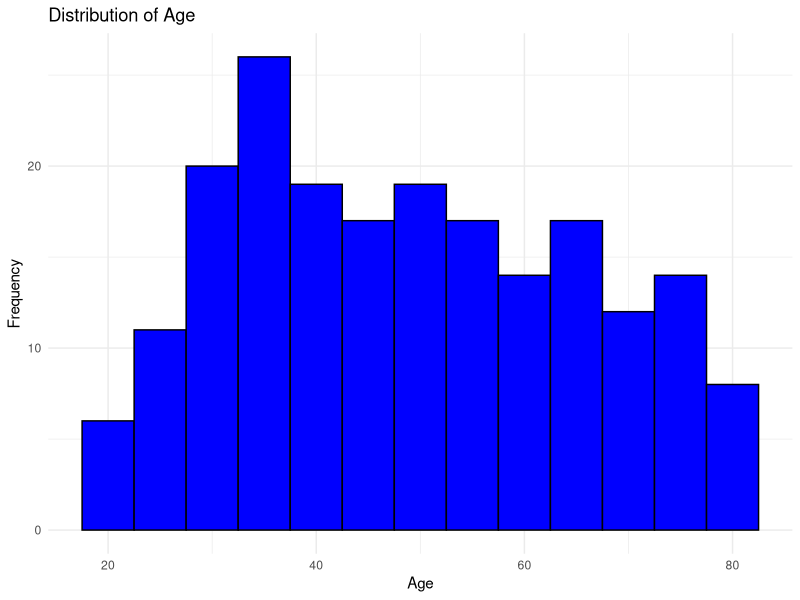
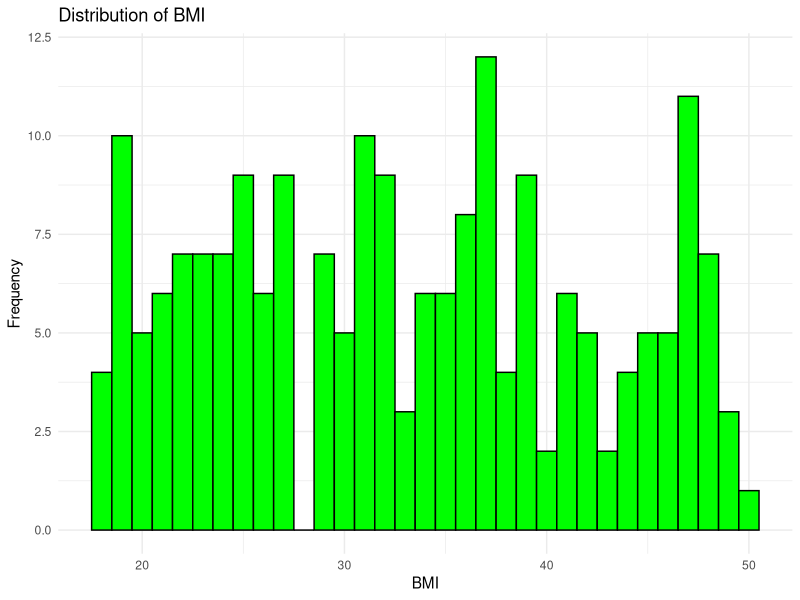
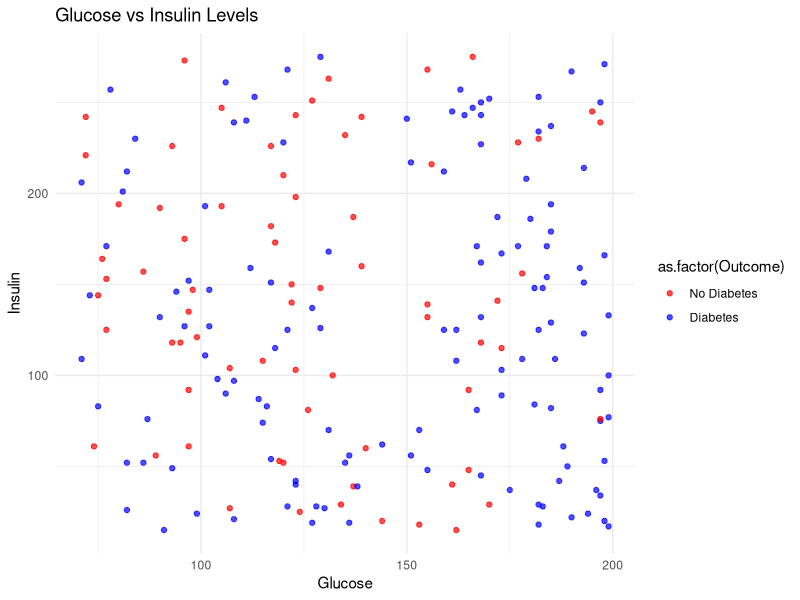
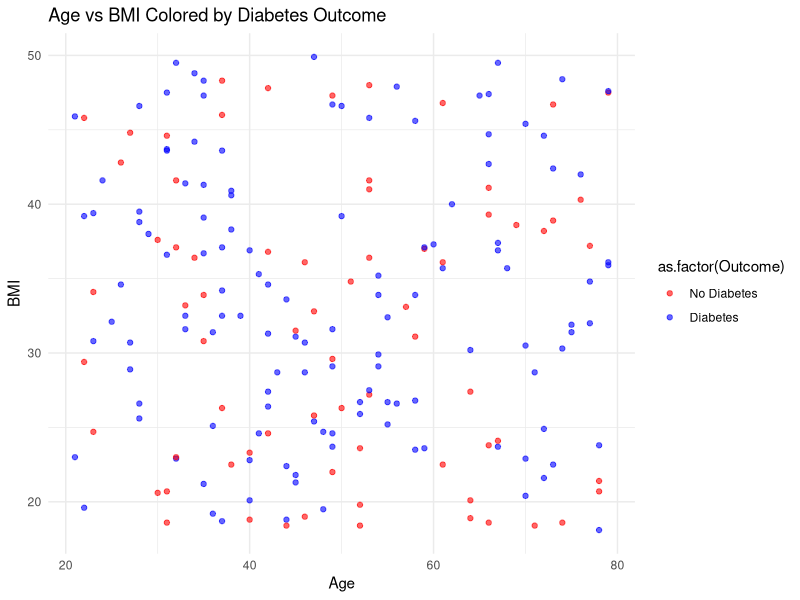
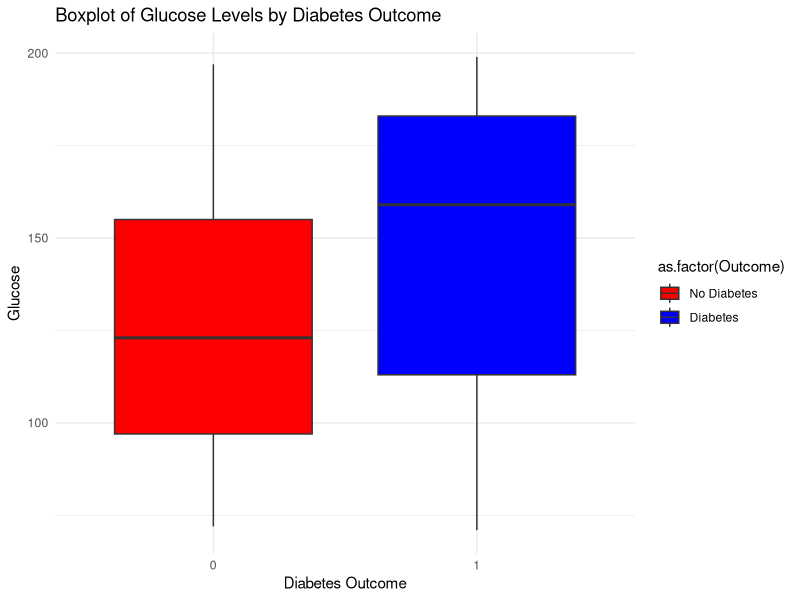
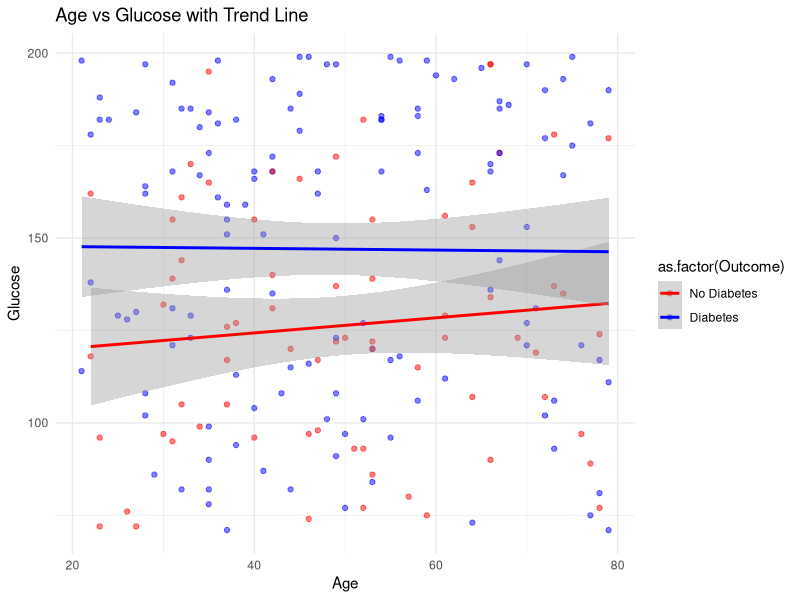
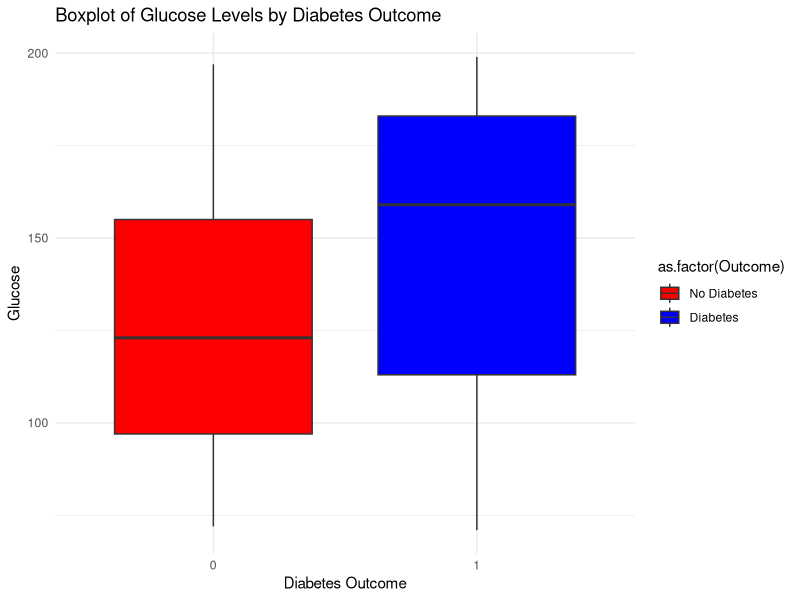

These figures' R source, in order:
library(ggplot2)
library(dplyr)

data <- read.csv("diabetes.csv")

summary(data)

sum(is.na(data))

ggplot(data, aes(x = Age)) +
  geom_histogram(binwidth = 5, fill = "blue", color = "black") +
  labs(title = "Distribution of Age", x = "Age", y = "Frequency") +
  theme_minimal()

ggplot(data, aes(x = BMI)) +
  geom_histogram(binwidth = 1, fill = "green", color = "black") +
  labs(title = "Distribution of BMI", x = "BMI", y = "Frequency") +
  theme_minimal()

ggplot(data, aes(x = Glucose, y = Insulin)) +
  geom_point(aes(color = as.factor(Outcome)), alpha = 0.7) +
  labs(title = "Glucose vs Insulin Levels", x = "Glucose", y = "Insulin") +
  scale_color_manual(values = c("red", "blue"), labels = c("No Diabetes", "Diabetes")) +
  theme_minimal()

ggplot(data, aes(x = Age, y = BMI, color = as.factor(Outcome))) +
  geom_point(alpha = 0.6) +
  labs(title = "Age vs BMI Colored by Diabetes Outcome", x = "Age", y = "BMI") +
  scale_color_manual(values = c("red", "blue"), labels = c("No Diabetes", "Diabetes")) +
  theme_minimal()

ggplot(data, aes(x = as.factor(Outcome), y = Glucose, fill = as.factor(Outcome))) +
  geom_boxplot() +
  labs(title = "Boxplot of Glucose Levels by Diabetes Outcome", x = "Diabetes Outcome", y = "Glucose") +
  scale_fill_manual(values = c("red", "blue"), labels = c("No Diabetes", "Diabetes")) +
  theme_minimal()

ggsave("glucose_vs_insulin.png", width = 8, height = 6)

ggplot(data, aes(x = Age, y = Glucose, color = as.factor(Outcome))) +
  geom_point(alpha = 0.5) +
  geom_smooth(method = "lm") +
  labs(title = "Age vs Glucose with Trend Line", x = "Age", y = "Glucose") +
  scale_color_manual(values = c("red", "blue"), labels = c("No Diabetes", "Diabetes")) +
  theme_minimal()
